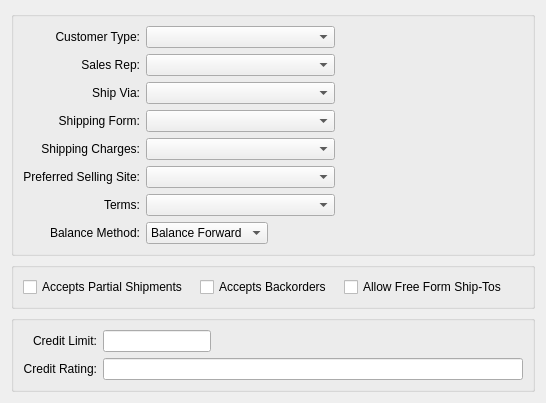
       <widget class="QWidget" name="customerDefaults">
        <attribute name="title">
         <string>Customer Defaults</string>
        </attribute>
        <layout class="QGridLayout" name="gridLayout_8">
         <item row="0" column="0">
          <layout class="QHBoxLayout" name="horizontalLayout_5">
           <item>
            <layout class="QVBoxLayout" name="verticalLayout_4">
             <item>
              <layout class="QVBoxLayout" name="verticalLayout_3">
               <item>
                <widget class="QGroupBox" name="_comboGroup">
                 <property name="title">
                  <string/>
                 </property>
                 <layout class="QGridLayout">
                  <item row="0" column="0">
                   <widget class="QLabel" name="_custtypeLit">
                    <property name="text">
                     <string>Customer Type:</string>
                    </property>
                    <property name="alignment">
                     <set>Qt::AlignRight|Qt::AlignTrailing|Qt::AlignVCenter</set>
                    </property>
                   </widget>
                  </item>
                  <item row="0" column="1">
                   <widget class="XComboBox" name="_custtype">
                    <property name="type">
                     <enum>XComboBox::CustomerTypes</enum>
                    </property>
                   </widget>
                  </item>
                  <item row="1" column="0">
                   <widget class="QLabel" name="_salesrepLit">
                    <property name="text">
                     <string>Sales Rep:</string>
                    </property>
                    <property name="alignment">
                     <set>Qt::AlignRight|Qt::AlignTrailing|Qt::AlignVCenter</set>
                    </property>
                   </widget>
                  </item>
                  <item row="4" column="0">
                   <widget class="QLabel" name="_shipchrgLit">
                    <property name="font">
                     <font>
                      <italic>false</italic>
                     </font>
                    </property>
                    <property name="text">
                     <string>Shipping Charges:</string>
                    </property>
                    <property name="alignment">
                     <set>Qt::AlignRight|Qt::AlignTrailing|Qt::AlignVCenter</set>
                    </property>
                   </widget>
                  </item>
                  <item row="4" column="1">
                   <widget class="XComboBox" name="_shipchrg">
                    <property name="sizePolicy">
                     <sizepolicy hsizetype="Expanding" vsizetype="Fixed">
                      <horstretch>0</horstretch>
                      <verstretch>0</verstretch>
                     </sizepolicy>
                    </property>
                    <property name="allowNull">
                     <bool>true</bool>
                    </property>
                    <property name="type">
                     <enum>XComboBox::ShippingCharges</enum>
                    </property>
                   </widget>
                  </item>
                  <item row="1" column="1">
                   <widget class="XComboBox" name="_salesrep">
                    <property name="type">
                     <enum>XComboBox::SalesReps</enum>
                    </property>
                   </widget>
                  </item>
                  <item row="2" column="0">
                   <widget class="QLabel" name="_shipViaLit">
                    <property name="text">
                     <string>Ship Via:</string>
                    </property>
                    <property name="alignment">
                     <set>Qt::AlignRight|Qt::AlignTrailing|Qt::AlignVCenter</set>
                    </property>
                   </widget>
                  </item>
                  <item row="2" column="1">
                   <widget class="XComboBox" name="_shipvia">
                    <property name="type">
                     <enum>XComboBox::ShipVias</enum>
                    </property>
                   </widget>
                  </item>
                  <item row="3" column="0">
                   <widget class="QLabel" name="_shippingFormLit">
                    <property name="text">
                     <string>Shipping Form:</string>
                    </property>
                    <property name="alignment">
                     <set>Qt::AlignRight|Qt::AlignTrailing|Qt::AlignVCenter</set>
                    </property>
                   </widget>
                  </item>
                  <item row="3" column="1">
                   <widget class="XComboBox" name="_shipform">
                    <property name="allowNull">
                     <bool>true</bool>
                    </property>
                    <property name="type">
                     <enum>XComboBox::ShippingForms</enum>
                    </property>
                    <property name="defaultCode">
                     <enum>XComboBox::None</enum>
                    </property>
                   </widget>
                  </item>
                  <item row="6" column="0">
                   <widget class="QLabel" name="_terms2">
                    <property name="text">
                     <string>Terms:</string>
                    </property>
                    <property name="alignment">
                     <set>Qt::AlignRight|Qt::AlignTrailing|Qt::AlignVCenter</set>
                    </property>
                   </widget>
                  </item>
                  <item row="6" column="1">
                   <widget class="XComboBox" name="_terms">
                    <property name="type">
                     <enum>XComboBox::ARTerms</enum>
                    </property>
                   </widget>
                  </item>
                  <item row="7" column="0">
                   <widget class="QLabel" name="_balanceMethodLit">
                    <property name="text">
                     <string>Balance Method:</string>
                    </property>
                    <property name="alignment">
                     <set>Qt::AlignRight|Qt::AlignTrailing|Qt::AlignVCenter</set>
                    </property>
                   </widget>
                  </item>
                  <item row="7" column="1">
                   <widget class="QComboBox" name="_balanceMethod">
                    <property name="sizePolicy">
                     <sizepolicy hsizetype="Fixed" vsizetype="Fixed">
                      <horstretch>0</horstretch>
                      <verstretch>0</verstretch>
                     </sizepolicy>
                    </property>
                    <item>
                     <property name="text">
                      <string>Balance Forward</string>
                     </property>
                    </item>
                    <item>
                     <property name="text">
                      <string>Open Item</string>
                     </property>
                    </item>
                   </widget>
                  </item>
                  <item row="2" column="2">
                   <spacer>
                    <property name="orientation">
                     <enum>Qt::Horizontal</enum>
                    </property>
                    <property name="sizeHint" stdset="0">
                     <size>
                      <width>0</width>
                      <height>20</height>
                     </size>
                    </property>
                   </spacer>
                  </item>
                  <item row="5" column="0">
                   <widget class="QLabel" name="_sellingWarehouseLit">
                    <property name="text">
                     <string>Preferred Selling Site:</string>
                    </property>
                    <property name="alignment">
                     <set>Qt::AlignRight|Qt::AlignTrailing|Qt::AlignVCenter</set>
                    </property>
                   </widget>
                  </item>
                  <item row="5" column="1">
                   <widget class="WComboBox" name="_sellingWarehouse">
                    <property name="allowNull">
                     <bool>true</bool>
                    </property>
                   </widget>
                  </item>
                 </layout>
                </widget>
               </item>
               <item>
                <widget class="QGroupBox" name="groupBox_7">
                 <property name="title">
                  <string/>
                 </property>
                 <layout class="QGridLayout" name="gridLayout_7">
                  <item row="0" column="0">
                   <layout class="QHBoxLayout" name="horizontalLayout_4">
                    <property name="spacing">
                     <number>12</number>
                    </property>
                    <item>
                     <widget class="QCheckBox" name="_partial">
                      <property name="text">
                       <string>Accepts Partial Shipments</string>
                      </property>
                     </widget>
                    </item>
                    <item>
                     <widget class="QCheckBox" name="_backorders">
                      <property name="text">
                       <string>Accepts Backorders</string>
                      </property>
                     </widget>
                    </item>
                    <item>
                     <widget class="QCheckBox" name="_freeFormShiptos">
                      <property name="text">
                       <string>Allow Free Form Ship-Tos</string>
                      </property>
                     </widget>
                    </item>
                    <item>
                     <spacer>
                      <property name="orientation">
                       <enum>Qt::Horizontal</enum>
                      </property>
                      <property name="sizeType">
                       <enum>QSizePolicy::MinimumExpanding</enum>
                      </property>
                      <property name="sizeHint" stdset="0">
                       <size>
                        <width>16</width>
                        <height>20</height>
                       </size>
                      </property>
                     </spacer>
                    </item>
                   </layout>
                  </item>
                 </layout>
                </widget>
               </item>
               <item>
                <widget class="QGroupBox" name="groupBox_6">
                 <property name="title">
                  <string/>
                 </property>
                 <layout class="QGridLayout">
                  <item row="0" column="0">
                   <widget class="QLabel" name="_creditLimitLit">
                    <property name="text">
                     <string>Credit Limit:</string>
                    </property>
                    <property name="alignment">
                     <set>Qt::AlignRight|Qt::AlignTrailing|Qt::AlignVCenter</set>
                    </property>
                   </widget>
                  </item>
                  <item row="0" column="1">
                   <widget class="XLineEdit" name="_creditLimit">
                    <property name="sizePolicy">
                     <sizepolicy hsizetype="Fixed" vsizetype="Fixed">
                      <horstretch>0</horstretch>
                      <verstretch>0</verstretch>
                     </sizepolicy>
                    </property>
                   </widget>
                  </item>
                  <item row="1" column="0">
                   <widget class="QLabel" name="_creditRatingLit">
                    <property name="text">
                     <string>Credit Rating:</string>
                    </property>
                    <property name="alignment">
                     <set>Qt::AlignRight|Qt::AlignTrailing|Qt::AlignVCenter</set>
                    </property>
                   </widget>
                  </item>
                  <item row="1" column="1">
                   <widget class="XLineEdit" name="_creditRating"/>
                  </item>
                 </layout>
                </widget>
               </item>
              </layout>
             </item>
             <item>
              <spacer>
               <property name="orientation">
                <enum>Qt::Vertical</enum>
               </property>
               <property name="sizeType">
                <enum>QSizePolicy::Expanding</enum>
               </property>
               <property name="sizeHint" stdset="0">
                <size>
                 <width>20</width>
                 <height>0</height>
                </size>
               </property>
              </spacer>
             </item>
            </layout>
           </item>
           <item>
            <spacer>
             <property name="orientation">
              <enum>Qt::Horizontal</enum>
             </property>
             <property name="sizeHint" stdset="0">
              <size>
               <width>0</width>
               <height>20</height>
              </size>
             </property>
            </spacer>
           </item>
          </layout>
         </item>
        </layout>
       </widget>
